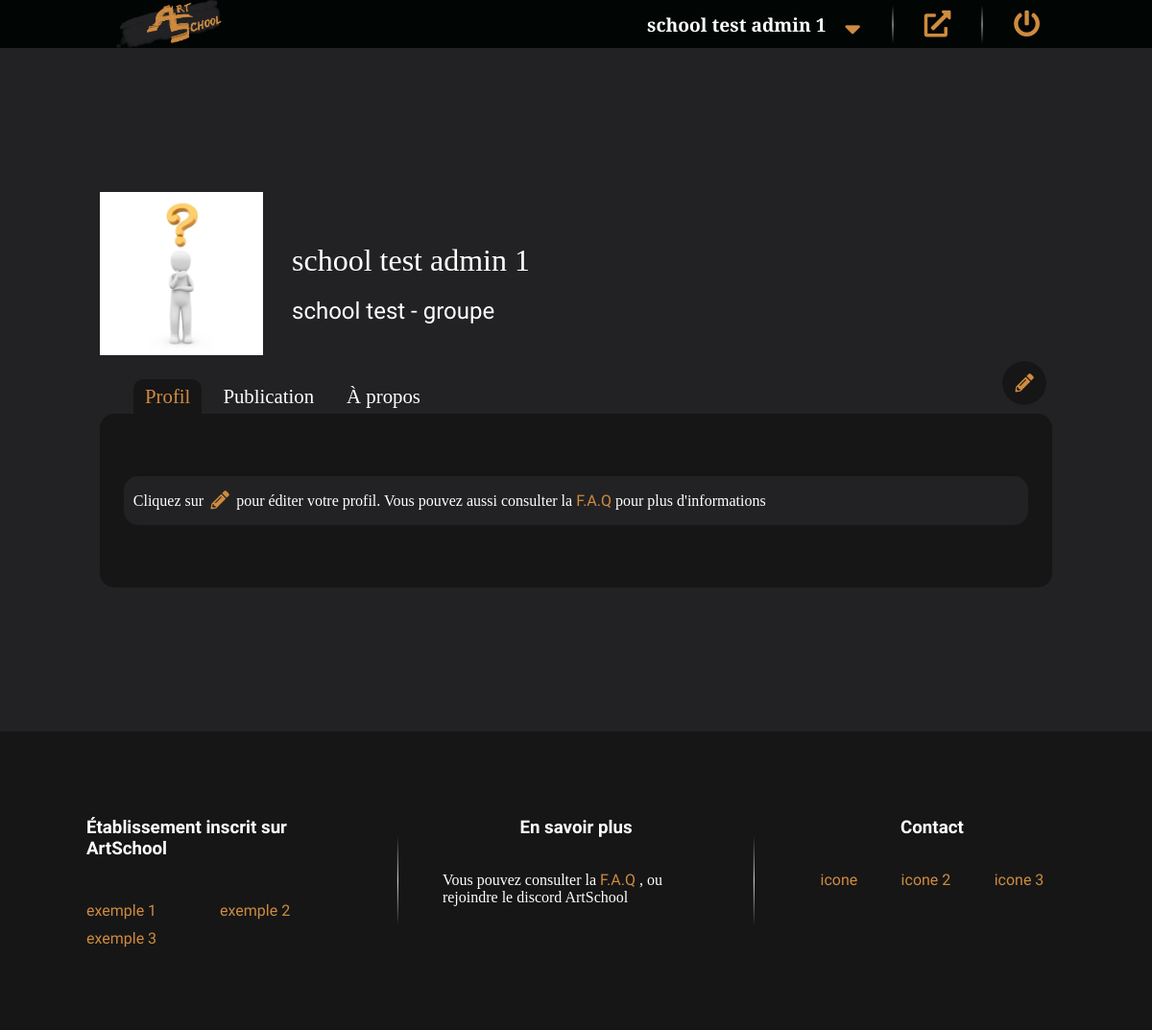
The page /P5_01_Code/index.php?action=userProfile&userId=16 (signed in) on the database as committed earlier.
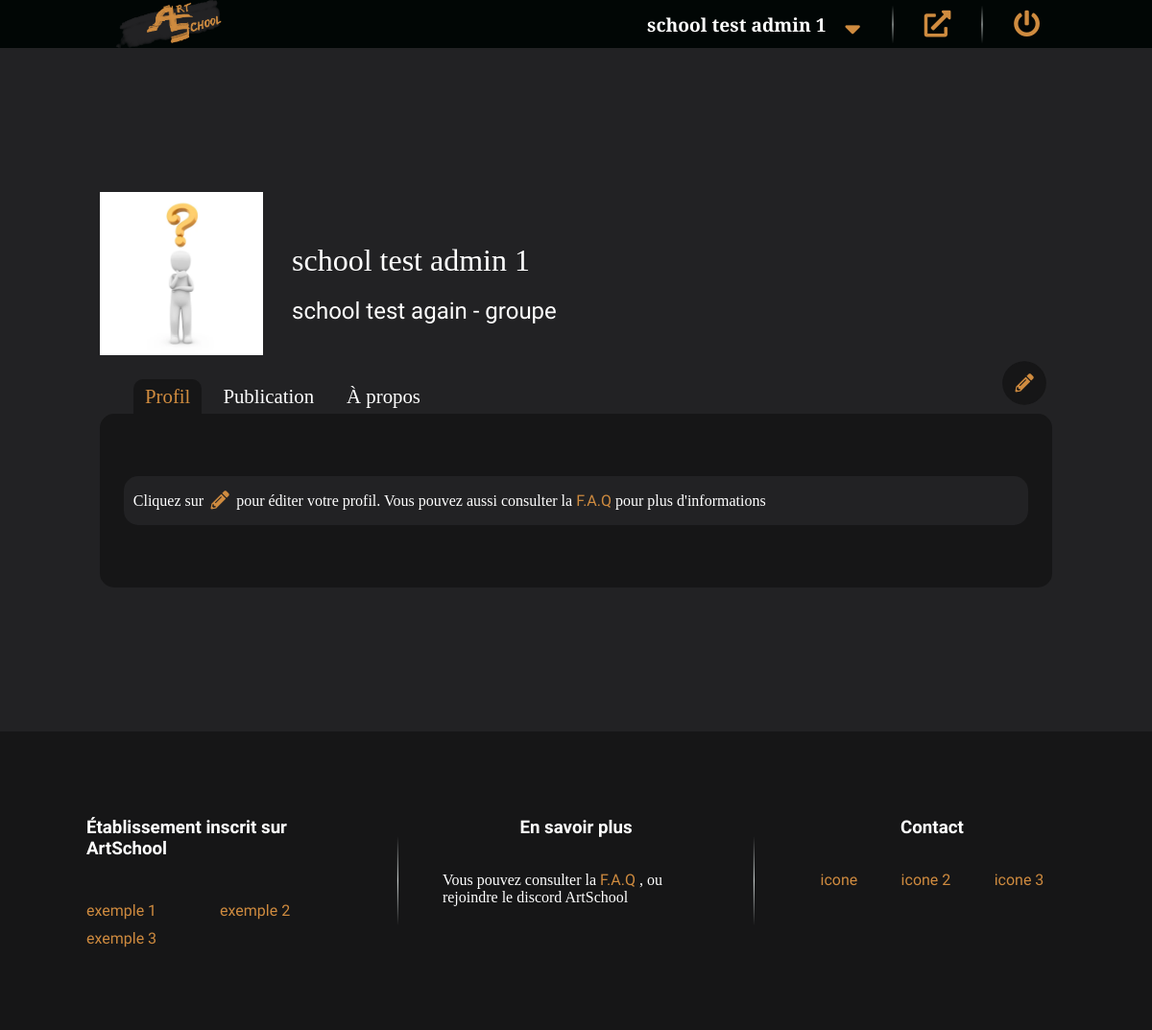
The same page on the database as committed later.
### tables this page shows
CREATE TABLE IF NOT EXISTS `as_users` (
  `id` int(11) NOT NULL AUTO_INCREMENT,
  `name` varchar(50) NOT NULL,
  `mail` varchar(255) NOT NULL,
  `school` varchar(255) NOT NULL,
  `password` varchar(255) NOT NULL,
  `temporaryPassword` text DEFAULT NULL,
  `beingReset` tinyint(1) NOT NULL DEFAULT 0,
  `nbWarning` int(11) NOT NULL DEFAULT 0,
  `isBan` tinyint(1) NOT NULL DEFAULT 0,
  `dateBan` datetime DEFAULT NULL,
  `isAdmin` tinyint(1) NOT NULL DEFAULT 0,
  `isModerator` tinyint(1) NOT NULL DEFAULT 0,
  `isActive` tinyint(1) NOT NULL DEFAULT 1,
  `profileBannerInfo` text DEFAULT NULL,
  `profilePictureInfo` text DEFAULT NULL,
  `profileTextInfo` text DEFAULT NULL,
  PRIMARY KEY (`id`)
);

### P5_01_Code/model/RenderView.php (called while the page is built, shortened)
<?php
class RenderView
{
	public static function render(string $template, string $view, array $data = null)
	{
		require('view/' . $view);
		$content = ob_get_clean();
		require('view/' . $template);
	}
}

### P5_01_Code/model/User.php (called while the page is built, shortened)
<?php
class User
{
	private $id,
			$name,
			$mail,
			$school,
			$password,
			$temporaryPassword,
			$beingReset,
			$nbWarning,
			$isBan,
			$dateBan,
			$isAdmin,
			$isModerator,
			$isActive,
			$profileBannerInfo = null,
			$profileBanner,
			$noBanner,
			$profilePictureInfo = null,
			$profilePicture,
			$profilePictureOrientation,
			$profilePictureSize,
			$profileTextInfo = null,
			$profileTextBlock,
			$profileTextPseudo,
			$profileTextSchool;
	public function getId()
	{
		return $this->id;
	}
	public function getName()
	{
		return $this->name;
	}
	public function getSchool()
	{
		return $this->school;
	}
	public function getProfilePicture()
	{
		return $this->profilePicture;
	}
	public function getProfilePictureOrientation()
	{
		return $this->profilePictureOrientation;
	}
	public function getProfilePictureSize()
	{
		return $this->profilePictureSize;
	}
	public function getProfileTextBlock()
	{
		return $this->profileTextBlock;
	}
	public function getProfileTextPseudo()
	{
		return $this->profileTextPseudo;
	}
	public function getProfileTextSchool()
	{
		return $this->profileTextSchool;
	}
	public function setProfilePicture(string $profilePicture)
	{
		if (strlen($profilePicture) > 0){
			$this->profilePicture = $profilePicture;
		}
		return $this;
	}
	public function setProfilePictureOrientation(string $profilePictureOrientation)
	{
		if (strlen($profilePictureOrientation) > 0){
			$this->profilePictureOrientation = $profilePictureOrientation;
		}
		return $this;
	}
	public function setProfilePictureSize(string $profilePictureSize)
	{
		if (strlen($profilePictureSize) > 0){
			$this->profilePictureSize = $profilePictureSize;
		}
		return $this;
	}
	public function setProfileTextBlock(string $profileTextBlock)
	{
		if (strlen($profileTextBlock) > 0){
			$this->profileTextBlock = $profileTextBlock;
		}
		return $this;
	}
	public function setProfileTextPseudo(string $profileTextPseudo)
	{
		if (strlen($profileTextPseudo) > 0){
			$this->profileTextPseudo = $profileTextPseudo;
		}
		return $this;
	}
	public function setProfileTextSchool(string $profileTextSchool)
	{
		if (strlen($profileTextSchool) > 0){
			$this->profileTextSchool = $profileTextSchool;
		}
		return $this;
	}
}

### P5_01_Code/model/Database.php (called while the page is built, shortened)
<?php
abstract class Database
{
	protected static $db;
	protected function getConnection()
	{
		try {
			if (empty(self::$db)) {
				self::$db = new \PDO(self::DB_HOST, self::DB_LOGIN, self::DB_PASSWORD, self::DB_ERRMODE);
				return self::$db;
			} else {
				return self::$db;
			}
		} catch (Exception $e) {
		        error($e->getMessage());
		}
	}
	public function sql($req, array $parameters = null)
	{
		$q = $this->getConnection()->prepare($req);
		if ($parameters) {
			foreach ($parameters as $paraKey => $paraValue) {
				if (is_int($paraValue)) {
					$q->bindValue($paraKey, $paraValue, \PDO::PARAM_INT);
				} else {
					$q->bindValue($paraKey, $paraValue);
				}
			}
		}
		$q->execute();
		return $q;
	}
}

### P5_01_Code/model/AbstractManager.php (called while the page is built, shortened)
<?php
abstract class AbstractManager extends Database
{
	public function getOneById(int $id)
	{
		if ($id > 0) {
			$query = $this->sql(
				'SELECT ' . static::$TABLE_CHAMPS . '
				 FROM ' . static::$TABLE_NAME . '
				 WHERE ' . static::$TABLE_PK . ' = :id',
				 [':id' => $id]);
			if (isset(static::$OBJECT_TYPE)) {
				$result = $query->fetchObject(static::$OBJECT_TYPE);
			} else {
				$result = $query->fetch();
			}
			return $result;
		}
	}
	public function exists(int $id)
	{
		if ($id > 0) {
			$req = $this->sql(
				'SELECT *
				 FROM ' . static::$TABLE_NAME . '
				 WHERE ' . static::$TABLE_PK . ' = :id',
				[':id' => $id]);
			if ($result = $req->fetch()) {
				return true;
			} else {
				return false;
			}
		}
	}
}

### P5_01_Code/view/frontend/userProfileView.php (the view, shortened to what this page needs)
<section id="blockUserProfile">
	<div id="banner" class="editable">
	</div>
	<div id="colorFade"></div>
	<article id="userProfile" class="container">
		<header>
			<div class="<?=$data['user']->getProfilePictureSize()?> editable">
				<img src="<?=$data['user']->getProfilePicture()?>" alt="profile picture" class="<?=$data['user']->getProfilePictureOrientation()?>">
			</div>
			<div class="<?=$data['user']->getProfileTextBlock()?> editable">
				<span class="<?=$data['user']->getProfileTextPseudo()?>"><?=$data['user']->getName()?></span>
				<a href="index.php?action=schoolProfile&school=<?=$data['user']->getSchool()?>" class="<?=$data['user']->getProfileTextSchool()?>">
					<?=$data['user']->getSchool()?> - groupe
				</a>
			</div>
		</header>
		<div>
			<nav>
				<ul id="blockTabs" class="tabsStyleOne">
					<li class="buttonIsFocus">Profil</li>
					<li>Publication</li>
					<li>À propos</li>
				</ul>
				<?php
				if ($data['user']->getId() === $_SESSION['id']) {
					?>
					<ul id="blockTabsEditProfile">
						<li title="éditer le profil">
							<i class="fas fa-pencil-alt iconeEdit"></i>
						</li>
					</ul>
					<?php
				}
				?>
			</nav>
			<div id="slideTab">
				<div id="tabProfile" class="editable">
					<div>
						<?php
						if (!empty($data['profileContent'])) {
							foreach ($data['profileContent'] as $profileContent) {
								if ($profileContent->getTab() === 'profile') {
									if (!empty($profileContent->getAlign())) {
										echo '<div class="contentAloneInRow" style="order:' . $profileContent->getContentOrder() . '">';
									}
									?>
									<div class="blockContentProfile editable <?=$profileContent->getSize()?> <?=$profileContent->getAlign()?>" style="order:<?=$profileContent->getContentOrder()?>">
										<?php
										if ($data['user']->getId() === $_SESSION['id']) {
											echo '<i class="fas fa-pencil-alt iconeEdit iconeEditProfile" atrsize="' . $profileContent->getSize() .
											'" atralign="' . $profileContent->getAlign() . '"> N° ' . $profileContent->getContentOrder() . '</i>';
										}
										?>
										<?=$profileContent->getContent()?>
									</div>
									<?php
									if (!empty($profileContent->getAlign())) {
										echo '</div>';
									}
								}
							}
						} elseif ($data['user']->getId() === $_SESSION['id']) {
							?>
							<div class="blockContentProfile blockTuto big">
								<p>
									Cliquez sur  <i class="fas fa-pencil-alt orang"></i>  pour éditer votre profil. Vous pouvez aussi consulter la <a href="index.php?action=Faq">F.A.Q</a> pour plus d'informations
								</p>
							</div>
							<?php
						}
						?>
					</div>
				</div>
			</div>
		</div>
	</article>
</section>

### P5_01_Code/index.php (shortened to what this page needs)
<?php
try {
	$Frontend = new Frontend();
	$Frontend->verifyInformation();
	if (isset($_GET['action'])) {
		switch ($_GET['action']) {
			case 'userProfile' :
				$Frontend->userProfile();
			break;
		}
	} else {
		$Frontend->home();
	}
} catch (Exception $e) {
	$Frontend->error($e->getMessage());
}

### P5_01_Code/controller/Frontend.php (shortened to what this page needs)
<?php
class Frontend
{
	public function userProfile()
	{
		if (!empty($_GET['userId'])) {
			$UserManager = new UserManager();
			if ($UserManager->exists($_GET['userId'])) {
				$ProfileContentManager = new ProfileContentManager();
				$user = $UserManager->getOneById($_GET['userId']);
				$profileContent = $ProfileContentManager->getByUserId($user->getId());
				RenderView::render('template.php', 'frontend/userProfileView.php', ['user' => $user, 'profileContent' => $profileContent, 'option' => ['userProfile', 'tinyMCE']]);
			} else {
				throw new \Exception("L'utilisateur recherché n'existe pas");
			}
		} else {
			throw new \Exception("Les informations renseignées sont incorrectes");
		}
	}
}

### P5_01_Code/view/template.php (shortened to what this page needs)
<!DOCTYPE html>
<html lang="fr">
	<head>
		<link rel="stylesheet" type="text/css" href="public/css/style.css">
		<link rel="stylesheet" href="https://use.fontawesome.com/releases/v5.8.1/css/all.css">
	</head>
	<body>
		<?php
		if (defined('BACKEND') && isset($_SESSION['grade']) && ($_SESSION['grade'] === ADMIN  || $_SESSION['grade'] === MODERATOR)) {
			require('backend/navbar.php');
		} else {
			require('frontend/navbar.php');
		}
		?>
		<main>
			<?=$content?>
		</main>
		<?php
		require('footer.php');
						?>
	</body>
</html>

### P5_01_Code/view/frontend/navbar.php (shortened to what this page needs)
<header id="navbar" class="fullWidth">
	<div class="container">
		<div>
			<span>
				<a href="index.php"><img src="public/images/banner.png"></a>
			</span>
			<nav>
				<ul>
					<?php
					if (!isset($_SESSION['grade'])) {
						?>
						<li title="Se connecter">
							<a href="index.php?action=signIn">Se connecter</a>
						</li>
						<li title="S'inscrire">
							<a href="index.php?action=signUp">S'inscrire</a>
						</li>
						<?php
					} else {
						?>
						<li id="pseudo">
							<?=$_SESSION['pseudo']?>
							<i class="fas fa-sort-down"></i>
						</li>
						<?php
						if ($_SESSION['grade'] === ADMIN || $_SESSION['grade'] === MODERATOR) {
							?>
							<li title="vers l'interface d'administration">
								<a href="indexAdmin.php">
									<i class="fas fa-external-link-alt"></i>
								</a>
							</li>
							<?php
						}
						?>
						<li title="Se Déconnecter">
							<a href="index.php?action=disconnect">
								<i class="fas fa-power-off"></i>
							</a>
						</li>
						<?php
					}
					?>
				</ul>
			</nav>
		</div>
	</div>
</header>

### P5_01_Code/view/footer.php (shortened to what this page needs)
<footer>
	<section>
		<div>
			<article id="linksList">
				<h3>Établissement inscrit sur ArtSchool</h3>
				<div>
					<ul>
						<li><a href="">exemple 1</a></li>
						<li><a href="">exemple 2</a></li>
						<li><a href="">exemple 3</a></li>
					</ul>
				</div>
			</article>
			<article>
				<h3>En savoir plus</h3>
				<p>
					Vous pouvez consulter la <a href="#">F.A.Q</a> , ou rejoindre le discord ArtSchool
				</p>
			</article>
			<article id="contact">
				<h3>Contact</h3>
				<ul>
					<li><a href="">icone</a></li>
					<li><a href="">icone 2</a></li>
					<li><a href="">icone 3</a></li>
				</ul>
			</article>
		</div>
	</section>
</footer>

Rows that differ between the two databases and show on the page:
changed as_users "school test admin 1": school "school test" → "school test again"
